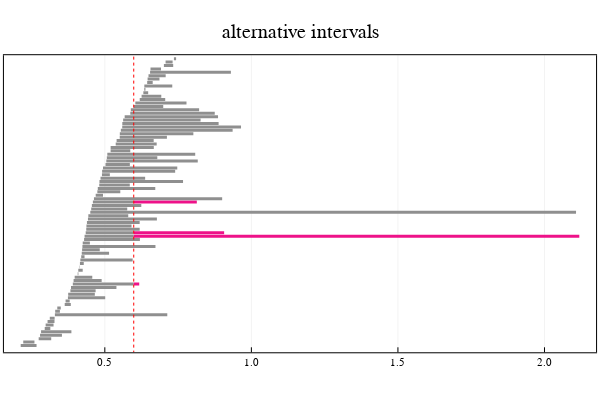

Notebook cell for this chart:
### Code cell
# plot one of the alternative bar extensions

# select an alternative bar extension
alt = alt_bar_ext[2]
barcode_Y = barcode(extension["C_VR"], dim = 1)
p =plot_barcode(barcode_Y, selected_bars = alt, lw = 3,
                    epsilon = param, v_line = [param],
                    title = "alternative intervals")
plot(p)

### Figure 1 — Plotly figure (JSON) as saved in the notebook; plotly's stock layout.template omitted (floating-point values rounded to 4 significant figures)
{"data": [{"colorbar": {"title": ""}, "hoverinfo": "text", "legendgroup": "y1", "line": {"color": "rgba(143, 143, 143, 1.000)", "dash": "solid", "shape": "linear", "width": 3}, "mode": "lines", "name": "y1", "showlegend": true, "text": ["class 18", "class 18"], "type": "scatter", "x": [0.213, 0.2671], "xaxis": "x1", "y": [1, 1], "yaxis": "y1", "zmax": null, "zmin": null}, {"colorbar": {"title": ""}, "hoverinfo": "text", "legendgroup": "y2", "line": {"color": "rgba(143, 143, 143, 1.000)", "dash": "solid", "shape": "linear", "width": 3}, "mode": "lines", "name": "y2", "showlegend": true, "text": ["class 19", "class 19"], "type": "scatter", "x": [0.2217, 0.26], "xaxis": "x1", "y": [2, 2], "yaxis": "y1", "zmax": null, "zmin": null}, {"colorbar": {"title": ""}, "hoverinfo": "text", "legendgroup": "y3", "line": {"color": "rgba(143, 143, 143, 1.000)", "dash": "solid", "shape": "linear", "width": 3}, "mode": "lines", "name": "y3", "showlegend": true, "text": ["class 20", "class 20"], "type": "scatter", "x": [0.2744, 0.3171], "xaxis": "x1", "y": [3, 3], "yaxis": "y1", "zmax": null, "zmin": null}, {"colorbar": {"title": ""}, "hoverinfo": "text", "legendgroup": "y4", "line": {"color": "rgba(143, 143, 143, 1.000)", "dash": "solid", "shape": "linear", "width": 3}, "mode": "lines", "name": "y4", "showlegend": true, "text": ["class 21", "class 21"], "type": "scatter", "x": [0.2791, 0.3537], "xaxis": "x1", "y": [4, 4], "yaxis": "y1", "zmax": null, "zmin": null}, {"colorbar": {"title": ""}, "hoverinfo": "text", "legendgroup": "y5", "line": {"color": "rgba(143, 143, 143, 1.000)", "dash": "solid", "shape": "linear", "width": 3}, "mode": "lines", "name": "y5", "showlegend": true, "text": ["class 22", "class 22"], "type": "scatter", "x": [0.2825, 0.386], "xaxis": "x1", "y": [5, 5], "yaxis": "y1", "zmax": null, "zmin": null}, {"colorbar": {"title": ""}, "hoverinfo": "text", "legendgroup": "y6", "line": {"color": "rgba(143, 143, 143, 1.000)", "dash": "solid", "shape": "linear", "width": 3}, "mode": "lines", "name": "y6", "showlegend": true, "text": ["class 1", "class 1"], "type": "scatter", "x": [0.295, 0.3141], "xaxis": "x1", "y": [6, 6], "yaxis": "y1", "zmax": null, "zmin": null}, {"colorbar": {"title": ""}, "hoverinfo": "text", "legendgroup": "y7", "line": {"color": "rgba(143, 143, 143, 1.000)", "dash": "solid", "shape": "linear", "width": 3}, "mode": "lines", "name": "y7", "showlegend": true, "text": ["class 2", "class 2"], "type": "scatter", "x": [0.2981, 0.3251], "xaxis": "x1", "y": [7, 7], "yaxis": "y1", "zmax": null, "zmin": null}, {"colorbar": {"title": ""}, "hoverinfo": "text", "legendgroup": "y8", "line": {"color": "rgba(143, 143, 143, 1.000)", "dash": "solid", "shape": "linear", "width": 3}, "mode": "lines", "name": "y8", "showlegend": true, "text": ["class 3", "class 3"], "type": "scatter", "x": [0.3047, 0.3284], "xaxis": "x1", "y": [8, 8], "yaxis": "y1", "zmax": null, "zmin": null}, {"colorbar": {"title": ""}, "hoverinfo": "text", "legendgroup": "y9", "line": {"color": "rgba(143, 143, 143, 1.000)", "dash": "solid", "shape": "linear", "width": 3}, "mode": "lines", "name": "y9", "showlegend": true, "text": ["class 23", "class 23"], "type": "scatter", "x": [0.3123, 0.3288], "xaxis": "x1", "y": [9, 9], "yaxis": "y1", "zmax": null, "zmin": null}, {"colorbar": {"title": ""}, "hoverinfo": "text", "legendgroup": "y10", "line": {"color": "rgba(143, 143, 143, 1.000)", "dash": "solid", "shape": "linear", "width": 3}, "mode": "lines", "name": "y10", "showlegend": true, "text": ["class 73", "class 73"], "type": "scatter", "x": [0.3297, 0.7131], "xaxis": "x1", "y": [10, 10], "yaxis": "y1", "zmax": null, "zmin": null}, {"colorbar": {"title": ""}, "hoverinfo": "text", "legendgroup": "y11", "line": {"color": "rgba(143, 143, 143, 1.000)", "dash": "solid", "shape": "linear", "width": 3}, "mode": "lines", "name": "y11", "showlegend": true, "text": ["class 24", "class 24"], "type": "scatter", "x": [0.3308, 0.3467], "xaxis": "x1", "y": [11, 11], "yaxis": "y1", "zmax": null, "zmin": null}, {"colorbar": {"title": ""}, "hoverinfo": "text", "legendgroup": "y12", "line": {"color": "rgba(143, 143, 143, 1.000)", "dash": "solid", "shape": "linear", "width": 3}, "mode": "lines", "name": "y12", "showlegend": true, "text": ["class 4", "class 4"], "type": "scatter", "x": [0.3379, 0.3497], "xaxis": "x1", "y": [12, 12], "yaxis": "y1", "zmax": null, "zmin": null}, {"colorbar": {"title": ""}, "hoverinfo": "text", "legendgroup": "y13", "line": {"color": "rgba(143, 143, 143, 1.000)", "dash": "solid", "shape": "linear", "width": 3}, "mode": "lines", "name": "y13", "showlegend": true, "text": ["class 25", "class 25"], "type": "scatter", "x": [0.3632, 0.384], "xaxis": "x1", "y": [13, 13], "yaxis": "y1", "zmax": null, "zmin": null}, {"colorbar": {"title": ""}, "hoverinfo": "text", "legendgroup": "y14", "line": {"color": "rgba(143, 143, 143, 1.000)", "dash": "solid", "shape": "linear", "width": 3}, "mode": "lines", "name": "y14", "showlegend": true, "text": ["class 26", "class 26"], "type": "scatter", "x": [0.3662, 0.3801], "xaxis": "x1", "y": [14, 14], "yaxis": "y1", "zmax": null, "zmin": null}, {"colorbar": {"title": ""}, "hoverinfo": "text", "legendgroup": "y15", "line": {"color": "rgba(143, 143, 143, 1.000)", "dash": "solid", "shape": "linear", "width": 3}, "mode": "lines", "name": "y15", "showlegend": true, "text": ["class 27", "class 27"], "type": "scatter", "x": [0.3742, 0.5013], "xaxis": "x1", "y": [15, 15], "yaxis": "y1", "zmax": null, "zmin": null}, {"colorbar": {"title": ""}, "hoverinfo": "text", "legendgroup": "y16", "line": {"color": "rgba(143, 143, 143, 1.000)", "dash": "solid", "shape": "linear", "width": 3}, "mode": "lines", "name": "y16", "showlegend": true, "text": ["class 28", "class 28"], "type": "scatter", "x": [0.3751, 0.4659], "xaxis": "x1", "y": [16, 16], "yaxis": "y1", "zmax": null, "zmin": null}, {"colorbar": {"title": ""}, "hoverinfo": "text", "legendgroup": "y17", "line": {"color": "rgba(143, 143, 143, 1.000)", "dash": "solid", "shape": "linear", "width": 3}, "mode": "lines", "name": "y17", "showlegend": true, "text": ["class 29", "class 29"], "type": "scatter", "x": [0.3827, 0.4686], "xaxis": "x1", "y": [17, 17], "yaxis": "y1", "zmax": null, "zmin": null}, {"colorbar": {"title": ""}, "hoverinfo": "text", "legendgroup": "y18", "line": {"color": "rgba(143, 143, 143, 1.000)", "dash": "solid", "shape": "linear", "width": 3}, "mode": "lines", "name": "y18", "showlegend": true, "text": ["class 30", "class 30"], "type": "scatter", "x": [0.3847, 0.5396], "xaxis": "x1", "y": [18, 18], "yaxis": "y1", "zmax": null, "zmin": null}, {"colorbar": {"title": ""}, "hoverinfo": "text", "legendgroup": "y19", "line": {"color": "rgba(143, 143, 143, 1.000)", "dash": "solid", "shape": "linear", "width": 3}, "mode": "lines", "name": "y19", "showlegend": true, "text": ["class 31", "class 31"], "type": "scatter", "x": [0.3908, 0.5987], "xaxis": "x1", "y": [19, 19], "yaxis": "y1", "zmax": null, "zmin": null}, {"colorbar": {"title": ""}, "hoverinfo": "text", "legendgroup": "y20", "line": {"color": "rgba(238, 18, 137, 1.000)", "dash": "solid", "shape": "linear", "width": 3}, "mode": "lines", "name": "y20", "showlegend": true, "text": ["class 31", "class 31"], "type": "scatter", "x": [0.5987, 0.6174], "xaxis": "x1", "y": [19, 19], "yaxis": "y1", "zmax": null, "zmin": null}, {"colorbar": {"title": ""}, "hoverinfo": "text", "legendgroup": "y21", "line": {"color": "rgba(143, 143, 143, 1.000)", "dash": "solid", "shape": "linear", "width": 3}, "mode": "lines", "name": "y21", "showlegend": true, "text": ["class 32", "class 32"], "type": "scatter", "x": [0.3935, 0.4892], "xaxis": "x1", "y": [20, 20], "yaxis": "y1", "zmax": null, "zmin": null}, {"colorbar": {"title": ""}, "hoverinfo": "text", "legendgroup": "y22", "line": {"color": "rgba(143, 143, 143, 1.000)", "dash": "solid", "shape": "linear", "width": 3}, "mode": "lines", "name": "y22", "showlegend": true, "text": ["class 33", "class 33"], "type": "scatter", "x": [0.3971, 0.4572], "xaxis": "x1", "y": [21, 21], "yaxis": "y1", "zmax": null, "zmin": null}, {"colorbar": {"title": ""}, "hoverinfo": "text", "legendgroup": "y23", "line": {"color": "rgba(143, 143, 143, 1.000)", "dash": "solid", "shape": "linear", "width": 3}, "mode": "lines", "name": "y23", "showlegend": true, "text": ["class 5", "class 5"], "type": "scatter", "x": [0.4075, 0.4098], "xaxis": "x1", "y": [22, 22], "yaxis": "y1", "zmax": null, "zmin": null}, {"colorbar": {"title": ""}, "hoverinfo": "text", "legendgroup": "y24", "line": {"color": "rgba(143, 143, 143, 1.000)", "dash": "solid", "shape": "linear", "width": 3}, "mode": "lines", "name": "y24", "showlegend": true, "text": ["class 6", "class 6"], "type": "scatter", "x": [0.4095, 0.4246], "xaxis": "x1", "y": [23, 23], "yaxis": "y1", "zmax": null, "zmin": null}, {"colorbar": {"title": ""}, "hoverinfo": "text", "legendgroup": "y25", "line": {"color": "rgba(143, 143, 143, 1.000)", "dash": "solid", "shape": "linear", "width": 3}, "mode": "lines", "name": "y25", "showlegend": true, "text": ["class 7", "class 7"], "type": "scatter", "x": [0.4123, 0.4134], "xaxis": "x1", "y": [24, 24], "yaxis": "y1", "zmax": null, "zmin": null}, {"colorbar": {"title": ""}, "hoverinfo": "text", "legendgroup": "y26", "line": {"color": "rgba(143, 143, 143, 1.000)", "dash": "solid", "shape": "linear", "width": 3}, "mode": "lines", "name": "y26", "showlegend": true, "text": ["class 8", "class 8"], "type": "scatter", "x": [0.4151, 0.4281], "xaxis": "x1", "y": [25, 25], "yaxis": "y1", "zmax": null, "zmin": null}, {"colorbar": {"title": ""}, "hoverinfo": "text", "legendgroup": "y27", "line": {"color": "rgba(143, 143, 143, 1.000)", "dash": "solid", "shape": "linear", "width": 3}, "mode": "lines", "name": "y27", "showlegend": true, "text": ["class 34", "class 34"], "type": "scatter", "x": [0.4166, 0.595], "xaxis": "x1", "y": [26, 26], "yaxis": "y1", "zmax": null, "zmin": null}, {"colorbar": {"title": ""}, "hoverinfo": "text", "legendgroup": "y28", "line": {"color": "rgba(143, 143, 143, 1.000)", "dash": "solid", "shape": "linear", "width": 3}, "mode": "lines", "name": "y28", "showlegend": true, "text": ["class 9", "class 9"], "type": "scatter", "x": [0.4195, 0.4308], "xaxis": "x1", "y": [27, 27], "yaxis": "y1", "zmax": null, "zmin": null}, {"colorbar": {"title": ""}, "hoverinfo": "text", "legendgroup": "y29", "line": {"color": "rgba(143, 143, 143, 1.000)", "dash": "solid", "shape": "linear", "width": 3}, "mode": "lines", "name": "y29", "showlegend": true, "text": ["class 35", "class 35"], "type": "scatter", "x": [0.4213, 0.5145], "xaxis": "x1", "y": [28, 28], "yaxis": "y1", "zmax": null, "zmin": null}, {"colorbar": {"title": ""}, "hoverinfo": "text", "legendgroup": "y30", "line": {"color": "rgba(143, 143, 143, 1.000)", "dash": "solid", "shape": "linear", "width": 3}, "mode": "lines", "name": "y30", "showlegend": true, "text": ["class 10", "class 10"], "type": "scatter", "x": [0.4225, 0.4827], "xaxis": "x1", "y": [29, 29], "yaxis": "y1", "zmax": null, "zmin": null}, {"colorbar": {"title": ""}, "hoverinfo": "text", "legendgroup": "y31", "line": {"color": "rgba(143, 143, 143, 1.000)", "dash": "solid", "shape": "linear", "width": 3}, "mode": "lines", "name": "y31", "showlegend": true, "text": ["class 36", "class 36"], "type": "scatter", "x": [0.4236, 0.6728], "xaxis": "x1", "y": [30, 30], "yaxis": "y1", "zmax": null, "zmin": null}, {"colorbar": {"title": ""}, "hoverinfo": "text", "legendgroup": "y32", "line": {"color": "rgba(143, 143, 143, 1.000)", "dash": "solid", "shape": "linear", "width": 3}, "mode": "lines", "name": "y32", "showlegend": true, "text": ["class 37", "class 37"], "type": "scatter", "x": [0.4247, 0.4491], "xaxis": "x1", "y": [31, 31], "yaxis": "y1", "zmax": null, "zmin": null}, {"colorbar": {"title": ""}, "hoverinfo": "text", "legendgroup": "y33", "line": {"color": "rgba(143, 143, 143, 1.000)", "dash": "solid", "shape": "linear", "width": 3}, "mode": "lines", "name": "y33", "showlegend": true, "text": ["class 64", "class 64"], "type": "scatter", "x": [0.4293, 0.6197], "xaxis": "x1", "y": [32, 32], "yaxis": "y1", "zmax": null, "zmin": null}, {"colorbar": {"title": ""}, "hoverinfo": "text", "legendgroup": "y34", "line": {"color": "rgba(143, 143, 143, 1.000)", "dash": "solid", "shape": "linear", "width": 3}, "mode": "lines", "name": "y34", "showlegend": true, "text": ["class 84", "class 84"], "type": "scatter", "x": [0.431, 0.5987], "xaxis": "x1", "y": [33, 33], "yaxis": "y1", "zmax": null, "zmin": null}, {"colorbar": {"title": ""}, "hoverinfo": "text", "legendgroup": "y35", "line": {"color": "rgba(238, 18, 137, 1.000)", "dash": "solid", "shape": "linear", "width": 3}, "mode": "lines", "name": "y35", "showlegend": true, "text": ["class 84", "class 84"], "type": "scatter", "x": [0.5987, 2.119], "xaxis": "x1", "y": [33, 33], "yaxis": "y1", "zmax": null, "zmin": null}, {"colorbar": {"title": ""}, "hoverinfo": "text", "legendgroup": "y36", "line": {"color": "rgba(143, 143, 143, 1.000)", "dash": "solid", "shape": "linear", "width": 3}, "mode": "lines", "name": "y36", "showlegend": true, "text": ["class 79", "class 79"], "type": "scatter", "x": [0.4348, 0.5987], "xaxis": "x1", "y": [34, 34], "yaxis": "y1", "zmax": null, "zmin": null}, {"colorbar": {"title": ""}, "hoverinfo": "text", "legendgroup": "y37", "line": {"color": "rgba(238, 18, 137, 1.000)", "dash": "solid", "shape": "linear", "width": 3}, "mode": "lines", "name": "y37", "showlegend": true, "text": ["class 79", "class 79"], "type": "scatter", "x": [0.5987, 0.9071], "xaxis": "x1", "y": [34, 34], "yaxis": "y1", "zmax": null, "zmin": null}, {"colorbar": {"title": ""}, "hoverinfo": "text", "legendgroup": "y38", "line": {"color": "rgba(143, 143, 143, 1.000)", "dash": "solid", "shape": "linear", "width": 3}, "mode": "lines", "name": "y38", "showlegend": true, "text": ["class 38", "class 38"], "type": "scatter", "x": [0.4367, 0.619], "xaxis": "x1", "y": [35, 35], "yaxis": "y1", "zmax": null, "zmin": null}, {"colorbar": {"title": ""}, "hoverinfo": "text", "legendgroup": "y39", "line": {"color": "rgba(143, 143, 143, 1.000)", "dash": "solid", "shape": "linear", "width": 3}, "mode": "lines", "name": "y39", "showlegend": true, "text": ["class 39", "class 39"], "type": "scatter", "x": [0.4373, 0.5912], "xaxis": "x1", "y": [36, 36], "yaxis": "y1", "zmax": null, "zmin": null}, {"colorbar": {"title": ""}, "hoverinfo": "text", "legendgroup": "y40", "line": {"color": "rgba(143, 143, 143, 1.000)", "dash": "solid", "shape": "linear", "width": 3}, "mode": "lines", "name": "y40", "showlegend": true, "text": ["class 65", "class 65"], "type": "scatter", "x": [0.439, 0.6189], "xaxis": "x1", "y": [37, 37], "yaxis": "y1", "zmax": null, "zmin": null}, {"colorbar": {"title": ""}, "hoverinfo": "text", "legendgroup": "y41", "line": {"color": "rgba(143, 143, 143, 1.000)", "dash": "solid", "shape": "linear", "width": 3}, "mode": "lines", "name": "y41", "showlegend": true, "text": ["class 74", "class 74"], "type": "scatter", "x": [0.4425, 0.6776], "xaxis": "x1", "y": [38, 38], "yaxis": "y1", "zmax": null, "zmin": null}, {"colorbar": {"title": ""}, "hoverinfo": "text", "legendgroup": "y42", "line": {"color": "rgba(143, 143, 143, 1.000)", "dash": "solid", "shape": "linear", "width": 3}, "mode": "lines", "name": "y42", "showlegend": true, "text": ["class 40", "class 40"], "type": "scatter", "x": [0.4438, 0.5799], "xaxis": "x1", "y": [39, 39], "yaxis": "y1", "zmax": null, "zmin": null}, {"colorbar": {"title": ""}, "hoverinfo": "text", "legendgroup": "y43", "line": {"color": "rgba(143, 143, 143, 1.000)", "dash": "solid", "shape": "linear", "width": 3}, "mode": "lines", "name": "y43", "showlegend": true, "text": ["class 85", "class 85"], "type": "scatter", "x": [0.4504, 2.108], "xaxis": "x1", "y": [40, 40], "yaxis": "y1", "zmax": null, "zmin": null}, {"colorbar": {"title": ""}, "hoverinfo": "text", "legendgroup": "y44", "line": {"color": "rgba(143, 143, 143, 1.000)", "dash": "solid", "shape": "linear", "width": 3}, "mode": "lines", "name": "y44", "showlegend": true, "text": ["class 41", "class 41"], "type": "scatter", "x": [0.4536, 0.5765], "xaxis": "x1", "y": [41, 41], "yaxis": "y1", "zmax": null, "zmin": null}, {"colorbar": {"title": ""}, "hoverinfo": "text", "legendgroup": "y45", "line": {"color": "rgba(143, 143, 143, 1.000)", "dash": "solid", "shape": "linear", "width": 3}, "mode": "lines", "name": "y45", "showlegend": true, "text": ["class 66", "class 66"], "type": "scatter", "x": [0.4558, 0.6245], "xaxis": "x1", "y": [42, 42], "yaxis": "y1", "zmax": null, "zmin": null}, {"colorbar": {"title": ""}, "hoverinfo": "text", "legendgroup": "y46", "line": {"color": "rgba(143, 143, 143, 1.000)", "dash": "solid", "shape": "linear", "width": 3}, "mode": "lines", "name": "y46", "showlegend": true, "text": ["class 75", "class 75"], "type": "scatter", "x": [0.4593, 0.5987], "xaxis": "x1", "y": [43, 43], "yaxis": "y1", "zmax": null, "zmin": null}, {"colorbar": {"title": ""}, "hoverinfo": "text", "legendgroup": "y47", "line": {"color": "rgba(238, 18, 137, 1.000)", "dash": "solid", "shape": "linear", "width": 3}, "mode": "lines", "name": "y47", "showlegend": true, "text": ["class 75", "class 75"], "type": "scatter", "x": [0.5987, 0.8139], "xaxis": "x1", "y": [43, 43], "yaxis": "y1", "zmax": null, "zmin": null}, {"colorbar": {"title": ""}, "hoverinfo": "text", "legendgroup": "y48", "line": {"color": "rgba(143, 143, 143, 1.000)", "dash": "solid", "shape": "linear", "width": 3}, "mode": "lines", "name": "y48", "showlegend": true, "text": ["class 80", "class 80"], "type": "scatter", "x": [0.463, 0.9004], "xaxis": "x1", "y": [44, 44], "yaxis": "y1", "zmax": null, "zmin": null}, {"colorbar": {"title": ""}, "hoverinfo": "text", "legendgroup": "y49", "line": {"color": "rgba(143, 143, 143, 1.000)", "dash": "solid", "shape": "linear", "width": 3}, "mode": "lines", "name": "y49", "showlegend": true, "text": ["class 11", "class 11"], "type": "scatter", "x": [0.4689, 0.4939], "xaxis": "x1", "y": [45, 45], "yaxis": "y1", "zmax": null, "zmin": null}, {"colorbar": {"title": ""}, "hoverinfo": "text", "legendgroup": "y50", "line": {"color": "rgba(143, 143, 143, 1.000)", "dash": "solid", "shape": "linear", "width": 3}, "mode": "lines", "name": "y50", "showlegend": true, "text": ["class 42", "class 42"], "type": "scatter", "x": [0.4745, 0.5528], "xaxis": "x1", "y": [46, 46], "yaxis": "y1", "zmax": null, "zmin": null}, {"colorbar": {"title": ""}, "hoverinfo": "text", "legendgroup": "y51", "line": {"color": "rgba(143, 143, 143, 1.000)", "dash": "solid", "shape": "linear", "width": 3}, "mode": "lines", "name": "y51", "showlegend": true, "text": ["class 67", "class 67"], "type": "scatter", "x": [0.476, 0.6721], "xaxis": "x1", "y": [47, 47], "yaxis": "y1", "zmax": null, "zmin": null}, {"colorbar": {"title": ""}, "hoverinfo": "text", "legendgroup": "y52", "line": {"color": "rgba(143, 143, 143, 1.000)", "dash": "solid", "shape": "linear", "width": 3}, "mode": "lines", "name": "y52", "showlegend": true, "text": ["class 43", "class 43"], "type": "scatter", "x": [0.481, 0.5852], "xaxis": "x1", "y": [48, 48], "yaxis": "y1", "zmax": null, "zmin": null}, {"colorbar": {"title": ""}, "hoverinfo": "text", "legendgroup": "y53", "line": {"color": "rgba(143, 143, 143, 1.000)", "dash": "solid", "shape": "linear", "width": 3}, "mode": "lines", "name": "y53", "showlegend": true, "text": ["class 76", "class 76"], "type": "scatter", "x": [0.4817, 0.7668], "xaxis": "x1", "y": [49, 49], "yaxis": "y1", "zmax": null, "zmin": null}, {"colorbar": {"title": ""}, "hoverinfo": "text", "legendgroup": "y54", "line": {"color": "rgba(143, 143, 143, 1.000)", "dash": "solid", "shape": "linear", "width": 3}, "mode": "lines", "name": "y54", "showlegend": true, "text": ["class 44", "class 44"], "type": "scatter", "x": [0.4853, 0.6376], "xaxis": "x1", "y": [50, 50], "yaxis": "y1", "zmax": null, "zmin": null}, {"colorbar": {"title": ""}, "hoverinfo": "text", "legendgroup": "y55", "line": {"color": "rgba(143, 143, 143, 1.000)", "dash": "solid", "shape": "linear", "width": 3}, "mode": "lines", "name": "y55", "showlegend": true, "text": ["class 45", "class 45"], "type": "scatter", "x": [0.4902, 0.5172], "xaxis": "x1", "y": [51, 51], "yaxis": "y1", "zmax": null, "zmin": null}, {"colorbar": {"title": ""}, "hoverinfo": "text", "legendgroup": "y56", "line": {"color": "rgba(143, 143, 143, 1.000)", "dash": "solid", "shape": "linear", "width": 3}, "mode": "lines", "name": "y56", "showlegend": true, "text": ["class 68", "class 68"], "type": "scatter", "x": [0.4908, 0.74], "xaxis": "x1", "y": [52, 52], "yaxis": "y1", "zmax": null, "zmin": null}, {"colorbar": {"title": ""}, "hoverinfo": "text", "legendgroup": "y57", "line": {"color": "rgba(143, 143, 143, 1.000)", "dash": "solid", "shape": "linear", "width": 3}, "mode": "lines", "name": "y57", "showlegend": true, "text": ["class 46", "class 46"], "type": "scatter", "x": [0.4939, 0.7472], "xaxis": "x1", "y": [53, 53], "yaxis": "y1", "zmax": null, "zmin": null}, {"colorbar": {"title": ""}, "hoverinfo": "text", "legendgroup": "y58", "line": {"color": "rgba(143, 143, 143, 1.000)", "dash": "solid", "shape": "linear", "width": 3}, "mode": "lines", "name": "y58", "showlegend": true, "text": ["class 47", "class 47"], "type": "scatter", "x": [0.5024, 0.5854], "xaxis": "x1", "y": [54, 54], "yaxis": "y1", "zmax": null, "zmin": null}, {"colorbar": {"title": ""}, "hoverinfo": "text", "legendgroup": "y59", "line": {"color": "rgba(143, 143, 143, 1.000)", "dash": "solid", "shape": "linear", "width": 3}, "mode": "lines", "name": "y59", "showlegend": true, "text": ["class 77", "class 77"], "type": "scatter", "x": [0.5051, 0.8171], "xaxis": "x1", "y": [55, 55], "yaxis": "y1", "zmax": null, "zmin": null}, {"colorbar": {"title": ""}, "hoverinfo": "text", "legendgroup": "y60", "line": {"color": "rgba(143, 143, 143, 1.000)", "dash": "solid", "shape": "linear", "width": 3}, "mode": "lines", "name": "y60", "showlegend": true, "text": ["class 48", "class 48"], "type": "scatter", "x": [0.5069, 0.6791], "xaxis": "x1", "y": [56, 56], "yaxis": "y1", "zmax": null, "zmin": null}, {"colorbar": {"title": ""}, "hoverinfo": "text", "legendgroup": "y61", "line": {"color": "rgba(143, 143, 143, 1.000)", "dash": "solid", "shape": "linear", "width": 3}, "mode": "lines", "name": "y61", "showlegend": true, "text": ["class 69", "class 69"], "type": "scatter", "x": [0.5085, 0.8084], "xaxis": "x1", "y": [57, 57], "yaxis": "y1", "zmax": null, "zmin": null}, {"colorbar": {"title": ""}, "hoverinfo": "text", "legendgroup": "y62", "line": {"color": "rgba(143, 143, 143, 1.000)", "dash": "solid", "shape": "linear", "width": 3}, "mode": "lines", "name": "y62", "showlegend": true, "text": ["class 49", "class 49"], "type": "scatter", "x": [0.5198, 0.5868], "xaxis": "x1", "y": [58, 58], "yaxis": "y1", "zmax": null, "zmin": null}, {"colorbar": {"title": ""}, "hoverinfo": "text", "legendgroup": "y63", "line": {"color": "rgba(143, 143, 143, 1.000)", "dash": "solid", "shape": "linear", "width": 3}, "mode": "lines", "name": "y63", "showlegend": true, "text": ["class 50", "class 50"], "type": "scatter", "x": [0.5198, 0.6671], "xaxis": "x1", "y": [59, 59], "yaxis": "y1", "zmax": null, "zmin": null}, {"colorbar": {"title": ""}, "hoverinfo": "text", "legendgroup": "y64", "line": {"color": "rgba(143, 143, 143, 1.000)", "dash": "solid", "shape": "linear", "width": 3}, "mode": "lines", "name": "y64", "showlegend": true, "text": ["class 12", "class 12"], "type": "scatter", "x": [0.5372, 0.6769], "xaxis": "x1", "y": [60, 60], "yaxis": "y1", "zmax": null, "zmin": null}, {"colorbar": {"title": ""}, "hoverinfo": "text", "legendgroup": "y65", "line": {"color": "rgba(143, 143, 143, 1.000)", "dash": "solid", "shape": "linear", "width": 3}, "mode": "lines", "name": "y65", "showlegend": true, "text": ["class 51", "class 51"], "type": "scatter", "x": [0.5403, 0.6667], "xaxis": "x1", "y": [61, 61], "yaxis": "y1", "zmax": null, "zmin": null}, {"colorbar": {"title": ""}, "hoverinfo": "text", "legendgroup": "y66", "line": {"color": "rgba(143, 143, 143, 1.000)", "dash": "solid", "shape": "linear", "width": 3}, "mode": "lines", "name": "y66", "showlegend": true, "text": ["class 52", "class 52"], "type": "scatter", "x": [0.5509, 0.7119], "xaxis": "x1", "y": [62, 62], "yaxis": "y1", "zmax": null, "zmin": null}, {"colorbar": {"title": ""}, "hoverinfo": "text", "legendgroup": "y67", "line": {"color": "rgba(143, 143, 143, 1.000)", "dash": "solid", "shape": "linear", "width": 3}, "mode": "lines", "name": "y67", "showlegend": true, "text": ["class 53", "class 53"], "type": "scatter", "x": [0.5512, 0.8021], "xaxis": "x1", "y": [63, 63], "yaxis": "y1", "zmax": null, "zmin": null}, {"colorbar": {"title": ""}, "hoverinfo": "text", "legendgroup": "y68", "line": {"color": "rgba(143, 143, 143, 1.000)", "dash": "solid", "shape": "linear", "width": 3}, "mode": "lines", "name": "y68", "showlegend": true, "text": ["class 82", "class 82"], "type": "scatter", "x": [0.5547, 0.936], "xaxis": "x1", "y": [64, 64], "yaxis": "y1", "zmax": null, "zmin": null}, {"colorbar": {"title": ""}, "hoverinfo": "text", "legendgroup": "y69", "line": {"color": "rgba(143, 143, 143, 1.000)", "dash": "solid", "shape": "linear", "width": 3}, "mode": "lines", "name": "y69", "showlegend": true, "text": ["class 83", "class 83"], "type": "scatter", "x": [0.5594, 0.9647], "xaxis": "x1", "y": [65, 65], "yaxis": "y1", "zmax": null, "zmin": null}, {"colorbar": {"title": ""}, "hoverinfo": "text", "legendgroup": "y70", "line": {"color": "rgba(143, 143, 143, 1.000)", "dash": "solid", "shape": "linear", "width": 3}, "mode": "lines", "name": "y70", "showlegend": true, "text": ["class 54", "class 54"], "type": "scatter", "x": [0.5597, 0.8882], "xaxis": "x1", "y": [66, 66], "yaxis": "y1", "zmax": null, "zmin": null}, {"colorbar": {"title": ""}, "hoverinfo": "text", "legendgroup": "y71", "line": {"color": "rgba(143, 143, 143, 1.000)", "dash": "solid", "shape": "linear", "width": 3}, "mode": "lines", "name": "y71", "showlegend": true, "text": ["class 81", "class 81"], "type": "scatter", "x": [0.5625, 0.8266], "xaxis": "x1", "y": [67, 67], "yaxis": "y1", "zmax": null, "zmin": null}, {"colorbar": {"title": ""}, "hoverinfo": "text", "legendgroup": "y72", "line": {"color": "rgba(143, 143, 143, 1.000)", "dash": "solid", "shape": "linear", "width": 3}, "mode": "lines", "name": "y72", "showlegend": true, "text": ["class 70", "class 70"], "type": "scatter", "x": [0.5677, 0.8863], "xaxis": "x1", "y": [68, 68], "yaxis": "y1", "zmax": null, "zmin": null}, {"colorbar": {"title": ""}, "hoverinfo": "text", "legendgroup": "y73", "line": {"color": "rgba(143, 143, 143, 1.000)", "dash": "solid", "shape": "linear", "width": 3}, "mode": "lines", "name": "y73", "showlegend": true, "text": ["class 55", "class 55"], "type": "scatter", "x": [0.5869, 0.875], "xaxis": "x1", "y": [69, 69], "yaxis": "y1", "zmax": null, "zmin": null}, {"colorbar": {"title": ""}, "hoverinfo": "text", "legendgroup": "y74", "line": {"color": "rgba(143, 143, 143, 1.000)", "dash": "solid", "shape": "linear", "width": 3}, "mode": "lines", "name": "y74", "showlegend": true, "text": ["class 56", "class 56"], "type": "scatter", "x": [0.5887, 0.8217], "xaxis": "x1", "y": [70, 70], "yaxis": "y1", "zmax": null, "zmin": null}, {"colorbar": {"title": ""}, "hoverinfo": "text", "legendgroup": "y75", "line": {"color": "rgba(143, 143, 143, 1.000)", "dash": "solid", "shape": "linear", "width": 3}, "mode": "lines", "name": "y75", "showlegend": true, "text": ["class 13", "class 13"], "type": "scatter", "x": [0.5987, 0.6993], "xaxis": "x1", "y": [71, 71], "yaxis": "y1", "zmax": null, "zmin": null}, {"colorbar": {"title": ""}, "hoverinfo": "text", "legendgroup": "y76", "line": {"color": "rgba(143, 143, 143, 1.000)", "dash": "solid", "shape": "linear", "width": 3}, "mode": "lines", "name": "y76", "showlegend": true, "text": ["class 78", "class 78"], "type": "scatter", "x": [0.6041, 0.7786], "xaxis": "x1", "y": [72, 72], "yaxis": "y1", "zmax": null, "zmin": null}, {"colorbar": {"title": ""}, "hoverinfo": "text", "legendgroup": "y77", "line": {"color": "rgba(143, 143, 143, 1.000)", "dash": "solid", "shape": "linear", "width": 3}, "mode": "lines", "name": "y77", "showlegend": true, "text": ["class 71", "class 71"], "type": "scatter", "x": [0.6191, 0.7061], "xaxis": "x1", "y": [73, 73], "yaxis": "y1", "zmax": null, "zmin": null}, {"colorbar": {"title": ""}, "hoverinfo": "text", "legendgroup": "y78", "line": {"color": "rgba(143, 143, 143, 1.000)", "dash": "solid", "shape": "linear", "width": 3}, "mode": "lines", "name": "y78", "showlegend": true, "text": ["class 72", "class 72"], "type": "scatter", "x": [0.6254, 0.6926], "xaxis": "x1", "y": [74, 74], "yaxis": "y1", "zmax": null, "zmin": null}, {"colorbar": {"title": ""}, "hoverinfo": "text", "legendgroup": "y79", "line": {"color": "rgba(143, 143, 143, 1.000)", "dash": "solid", "shape": "linear", "width": 3}, "mode": "lines", "name": "y79", "showlegend": true, "text": ["class 14", "class 14"], "type": "scatter", "x": [0.6315, 0.6479], "xaxis": "x1", "y": [75, 75], "yaxis": "y1", "zmax": null, "zmin": null}, {"colorbar": {"title": ""}, "hoverinfo": "text", "legendgroup": "y80", "line": {"color": "rgba(143, 143, 143, 1.000)", "dash": "solid", "shape": "linear", "width": 3}, "mode": "lines", "name": "y80", "showlegend": true, "text": ["class 15", "class 15"], "type": "scatter", "x": [0.6346, 0.6386], "xaxis": "x1", "y": [76, 76], "yaxis": "y1", "zmax": null, "zmin": null}, {"colorbar": {"title": ""}, "hoverinfo": "text", "legendgroup": "y81", "line": {"color": "rgba(143, 143, 143, 1.000)", "dash": "solid", "shape": "linear", "width": 3}, "mode": "lines", "name": "y81", "showlegend": true, "text": ["class 57", "class 57"], "type": "scatter", "x": [0.6348, 0.7301], "xaxis": "x1", "y": [77, 77], "yaxis": "y1", "zmax": null, "zmin": null}, {"colorbar": {"title": ""}, "hoverinfo": "text", "legendgroup": "y82", "line": {"color": "rgba(143, 143, 143, 1.000)", "dash": "solid", "shape": "linear", "width": 3}, "mode": "lines", "name": "y82", "showlegend": true, "text": ["class 58", "class 58"], "type": "scatter", "x": [0.6446, 0.6634], "xaxis": "x1", "y": [78, 78], "yaxis": "y1", "zmax": null, "zmin": null}, {"colorbar": {"title": ""}, "hoverinfo": "text", "legendgroup": "y83", "line": {"color": "rgba(143, 143, 143, 1.000)", "dash": "solid", "shape": "linear", "width": 3}, "mode": "lines", "name": "y83", "showlegend": true, "text": ["class 59", "class 59"], "type": "scatter", "x": [0.646, 0.6864], "xaxis": "x1", "y": [79, 79], "yaxis": "y1", "zmax": null, "zmin": null}, {"colorbar": {"title": ""}, "hoverinfo": "text", "legendgroup": "y84", "line": {"color": "rgba(143, 143, 143, 1.000)", "dash": "solid", "shape": "linear", "width": 3}, "mode": "lines", "name": "y84", "showlegend": true, "text": ["class 60", "class 60"], "type": "scatter", "x": [0.6491, 0.7076], "xaxis": "x1", "y": [80, 80], "yaxis": "y1", "zmax": null, "zmin": null}, {"colorbar": {"title": ""}, "hoverinfo": "text", "legendgroup": "y85", "line": {"color": "rgba(143, 143, 143, 1.000)", "dash": "solid", "shape": "linear", "width": 3}, "mode": "lines", "name": "y85", "showlegend": true, "text": ["class 61", "class 61"], "type": "scatter", "x": [0.6544, 0.9301], "xaxis": "x1", "y": [81, 81], "yaxis": "y1", "zmax": null, "zmin": null}, {"colorbar": {"title": ""}, "hoverinfo": "text", "legendgroup": "y86", "line": {"color": "rgba(143, 143, 143, 1.000)", "dash": "solid", "shape": "linear", "width": 3}, "mode": "lines", "name": "y86", "showlegend": true, "text": ["class 62", "class 62"], "type": "scatter", "x": [0.6559, 0.6917], "xaxis": "x1", "y": [82, 82], "yaxis": "y1", "zmax": null, "zmin": null}, {"colorbar": {"title": ""}, "hoverinfo": "text", "legendgroup": "y87", "line": {"color": "rgba(143, 143, 143, 1.000)", "dash": "solid", "shape": "linear", "width": 3}, "mode": "lines", "name": "y87", "showlegend": true, "text": ["class 16", "class 16"], "type": "scatter", "x": [0.7016, 0.7333], "xaxis": "x1", "y": [83, 83], "yaxis": "y1", "zmax": null, "zmin": null}, {"colorbar": {"title": ""}, "hoverinfo": "text", "legendgroup": "y88", "line": {"color": "rgba(143, 143, 143, 1.000)", "dash": "solid", "shape": "linear", "width": 3}, "mode": "lines", "name": "y88", "showlegend": true, "text": ["class 63", "class 63"], "type": "scatter", "x": [0.7073, 0.7313], "xaxis": "x1", "y": [84, 84], "yaxis": "y1", "zmax": null, "zmin": null}, {"colorbar": {"title": ""}, "hoverinfo": "text", "legendgroup": "y89", "line": {"color": "rgba(143, 143, 143, 1.000)", "dash": "solid", "shape": "linear", "width": 3}, "mode": "lines", "name": "y89", "showlegend": true, "text": ["class 17", "class 17"], "type": "scatter", "x": [0.7358, 0.7432], "xaxis": "x1", "y": [85, 85], "yaxis": "y1", "zmax": null, "zmin": null}, {"colorbar": {"title": ""}, "legendgroup": "y90", "line": {"color": "rgba(255, 0, 0, 1.000)", "dash": "dot", "shape": "linear", "width": 1}, "mode": "lines", "name": "y90", "showlegend": true, "type": "scatter", "x": [0.5987, 0.5987], "xaxis": "x1", "y": [-8701, 8786], "yaxis": "y1", "zmax": null, "zmin": null}], "layout": {"annotations": [{"font": {"color": "rgba(0, 0, 0, 1.000)", "family": "sans-serif", "size": 20}, "rotation": 0, "showarrow": false, "text": "alternative intervals", "x": 0.5, "xanchor": "center", "xref": "paper", "y": 1, "yanchor": "top", "yref": "paper"}], "height": 400, "margin": {"b": 20, "l": 0, "r": 0, "t": 20}, "paper_bgcolor": "rgba(255, 255, 255, 1.000)", "plot_bgcolor": "rgba(255, 255, 255, 1.000)", "showlegend": false, "width": 600, "xaxis": {"anchor": "y1", "domain": [0.006562, 0.9934], "gridcolor": "rgba(0, 0, 0, 0.100)", "gridwidth": 0.5, "linecolor": "rgba(0, 0, 0, 1.000)", "mirror": true, "range": [0.1559, 2.176], "showgrid": true, "showline": true, "showticklabels": true, "tickangle": 0, "tickcolor": "rgb(0, 0, 0)", "tickfont": {"color": "rgba(0, 0, 0, 1.000)", "family": "sans-serif", "size": 11}, "tickmode": "array", "ticks": "inside", "ticktext": ["0.5", "1.0", "1.5", "2.0"], "tickvals": [0.5, 1, 1.5, 2], "title": "", "titlefont": {"color": "rgba(0, 0, 0, 1.000)", "family": "sans-serif", "size": 15}, "type": "-", "visible": true, "zeroline": false, "zerolinecolor": "rgba(0, 0, 0, 1.000)"}, "yaxis": {"anchor": "x1", "domain": [0.07699, 0.9022], "gridcolor": "rgba(0, 0, 0, 0.100)", "gridwidth": 0.5, "linecolor": "rgba(0, 0, 0, 1.000)", "mirror": true, "range": [-1, 86], "showgrid": true, "showline": true, "showticklabels": true, "tickangle": 0, "tickcolor": "rgb(0, 0, 0)", "tickfont": {"color": "rgba(0, 0, 0, 1.000)", "family": "sans-serif", "size": 11}, "tickmode": "array", "ticks": "inside", "ticktext": [], "tickvals": [], "title": "", "titlefont": {"color": "rgba(0, 0, 0, 1.000)", "family": "sans-serif", "size": 15}, "type": "-", "visible": true, "zeroline": false, "zerolinecolor": "rgba(0, 0, 0, 1.000)"}}}
